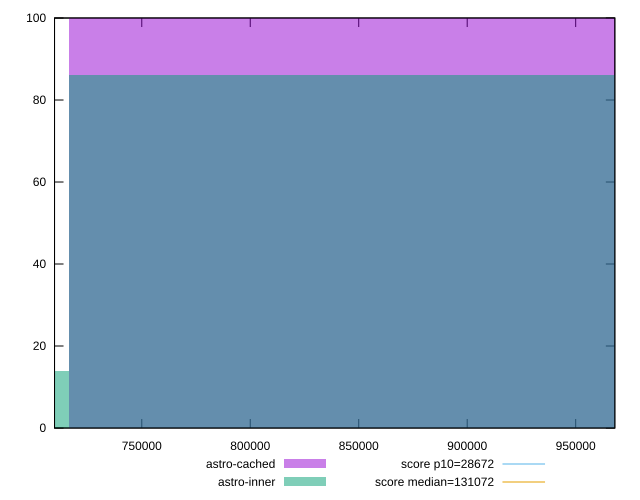

The gnuplot source for this figure:
reset

$astroCached <<EOF
859668.8248686616 100
EOF

$astroInner <<EOF
573112.549912441 14
859668.8248686616 86
EOF

set key outside below
set boxwidth 286556.2749562205
set xrange [709788.774526389:968041.6890819444]
set yrange [0:100]
set trange [0:100]
set style fill transparent solid 0.5 noborder

set parametric
set terminal svg size 640, 500 enhanced background rgb 'white'
set output "reports/report_00033_2021-03-01T14-23-16.841Z/uses-long-cache-ttl/comparison/histogram/1_vs_2.svg"

plot $astroCached title "astro-cached" with boxes, \
     $astroInner title "astro-inner" with boxes, \
     28672,t title "score p10=28672", \
     131072,t title "score median=131072"

reset
